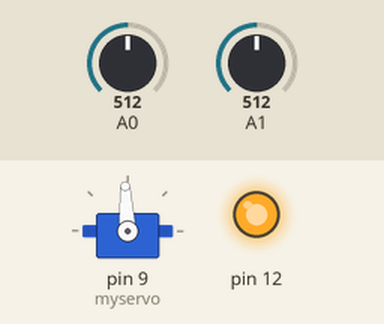
Simulated run of this sketch. Board: Arduino Uno, built with avr-gcc and run on an emulated ATmega328P. Parts: servo, output pins drawn as LEDs (lit = HIGH). Inputs (shaded band) come from the test bench; at power-on: A0 = 512, A1 = 512. What the sketch prints to the serial monitor is not drawn.

Above: at 6.6 s.
At 7.3 s:
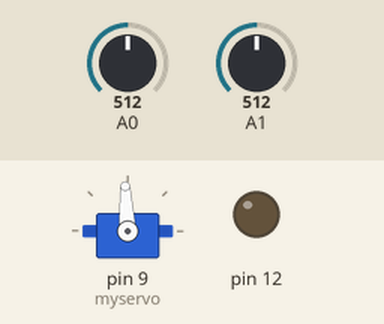
Timing chart, 0 to 8.8 s (numbered marks = the images above):
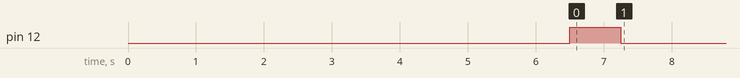

The sketch:

heating_proto.ino
```cpp
// (licence header left out)
#include <Arduino.h>
#include <Servo.h>

/* Function prototypes to make the compiler happy */
void getTemps(int n);
int calcBestGuess(int x);
void moveServo();
int inflow();
int outflow();


/* Oh dear god, global variables!
 * What is this? Some kind of crippled environment without a heap and limited stack? Oh, right... */
Servo myservo;
int setValue = 0;
int outflow_raw[10];
int inflow_raw[10];
int guess[] = {0, 24, 36, 43, 48, 51, 54, 56, 57, 59, 60};


/* Some basic setup that needs to be done for life not to suck */
void setup() {
  // Delay a while to give the BT module a chance to init
  // then setup the serial to 115200 so we have some common ground
  // and just shove some data up in there so it knows we are alive
  delay(1000);
  Serial.begin(115200);
  delay(250);
  Serial.println("Booting monitor-control");

  // Setup the IOs we will use
  pinMode(12, OUTPUT);
  myservo.attach(9);

  // This is fugly, why is it even here? Please clean it up before my eyes melt
  for (int i = 0; i < 10; i++)
  {
    getTemps(i);
    delay(500);
  }
  int bg = calcBestGuess(outflow());
  setValue = 5*bg;
  moveServo();
}

/* What should our main loop do? Well, probably empty spin waiting for something to do */
void loop()
{
  // probably not this
  delay(10000);
  for (int i = 0; i < 10; i++)
  {
    getTemps(i);
    delay(500);
  }
  Serial.print("IN=");
  Serial.print(inflow());
  Serial.print(", OUT=");
  Serial.print(outflow());
  Serial.print(", MIX=");
  Serial.println(setValue);
}

/* This was a really clever piece of code that does something */
int calcBestGuess(int x)
{
  int i = 0;
  for (; i<11 ;i++)
  {
    if (x > guess[i]) continue;
    if (x == guess[i]) return i;
    int distA = guess[i] - x;
    int distB = x - guess[i-1];
    if (distA < distB)
      return i;
    else
      return i - 1;
  }
  return i;
}

/* Oh this is all wrong */
int inflow()
{
  int x = 0;
  for (int i=0;i<10;i++)
    x += inflow_raw[i];
  return x / 10;
}
/* even worse */
int outflow()
{
  int x = 0;
  for (int i=0;i<10;i++)
    x += outflow_raw[i];
  return x / 10;
}
/* Why was this a good idea again? */
void getTemps(int n)
{
  outflow_raw[n] = map(analogRead(0), 0, 1023, 0, 500);
  inflow_raw[n]  = map(analogRead(1), 0, 1023, 0, 500);
}

/* A mostly pointless method */
void upBy(int n)
{
  setValue += n;
  setValue = constrain(setValue, 0, 100);
  moveServo();
}
/* About as pointles as the one above */
void downBy(int n)
{
  setValue -= n;
  setValue = constrain(setValue, 0, 100);
  moveServo();
}
/* Finally something that does something, if only the cable was connected */
void moveServo()
{
  setValue = constrain(setValue, 0, 100);
  int real = map(setValue, 0, 100, 150, 45);

  myservo.write(real);
  delay(250);
  digitalWrite(12, HIGH);
  delay(750);
  digitalWrite(12, LOW);
}
```
